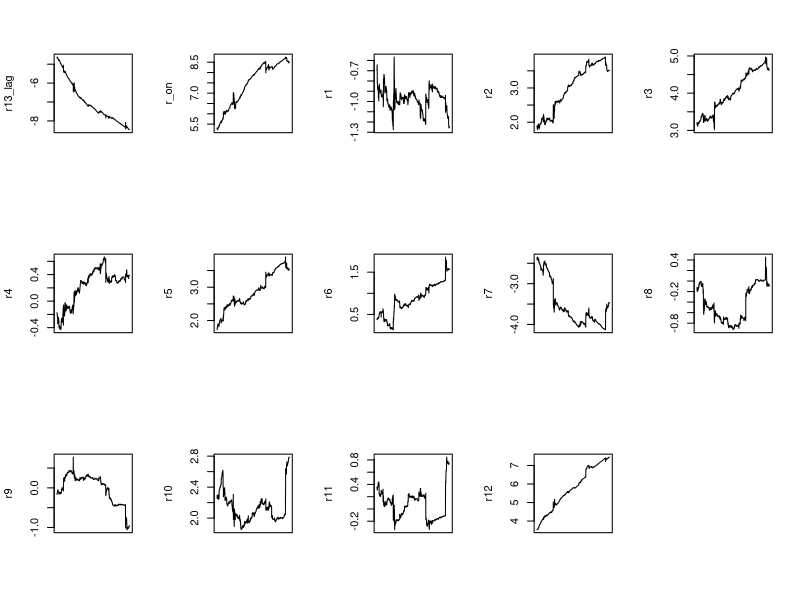

Write the R code that produced this figure. (Note: this script raises an error after producing the figure.)
library(data.table)

dat1 <- fread( "./Data/tvalues_seqrolling_500_SPY.csv")
dat2 <- fread( "./Data/tvalues_seqrolling_GAO_500_SPY.csv")

dat1 <- data.frame(dat1)
dat2 <- data.frame(dat2)

dim(dat1)
dim(dat2)

tvalues <- dat1
tvalues$r_onfh <- tvalues$r_onfh

pdf("./images/tvalues_vis_SPY.pdf", 12,10)
par(mfrow = c(3,5))
plot(tvalues$r13_lag, type="l", ylab="r13_lag", xaxt = "n", xlab = "",)
plot(tvalues$r_on, type="l", xaxt = "n", xlab = "", ylab="r_on")
plot(tvalues$r1, type="l", xaxt = "n", xlab = "", ylab="r1")
plot(tvalues$r2, type="l", xaxt = "n", xlab = "", ylab="r2")
plot(tvalues$r3, type="l", xaxt = "n", xlab = "", ylab="r3")

plot(tvalues$r4, type="l", xaxt = "n", xlab = "", ylab="r4")
plot(tvalues$r5, type="l", xaxt = "n", xlab = "", ylab="r5")
plot(tvalues$r6, type="l", xaxt = "n", xlab = "", ylab="r6")
plot(tvalues$r7, type="l", xaxt = "n", xlab = "", ylab="r7")
plot(tvalues$r8, type="l", xaxt = "n", xlab = "", ylab="r8")

plot(tvalues$r9, type="l", xaxt = "n", xlab = "", ylab="r9")
plot(tvalues$r10, type="l", xaxt = "n", xlab = "", ylab="r10")
plot(tvalues$r11, type="l", xaxt = "n", xlab = "", ylab="r11")
plot(tvalues$r12, type="l", xaxt = "n", xlab = "", ylab="r12")
plot(tvalues$r_onfh, type="l", xaxt = "n", xlab = "", ylab="r_onfh", col = "red")

dev.off()
